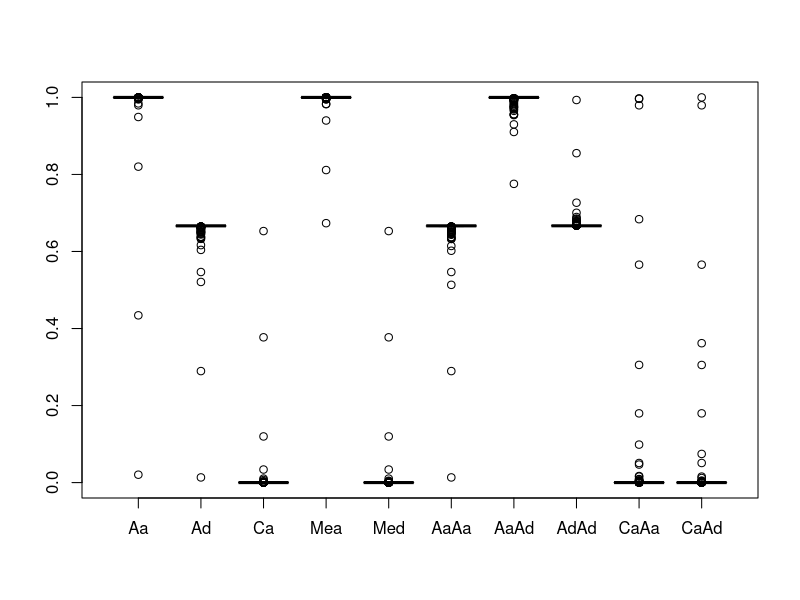
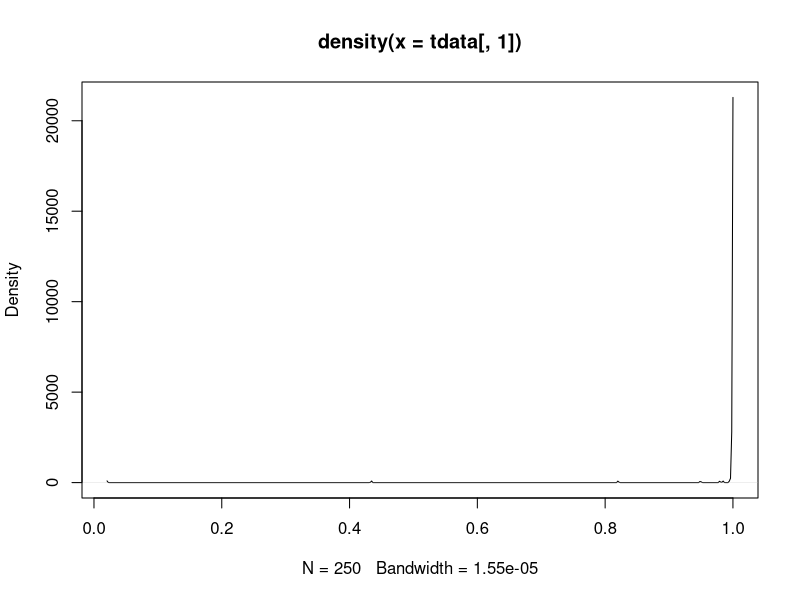
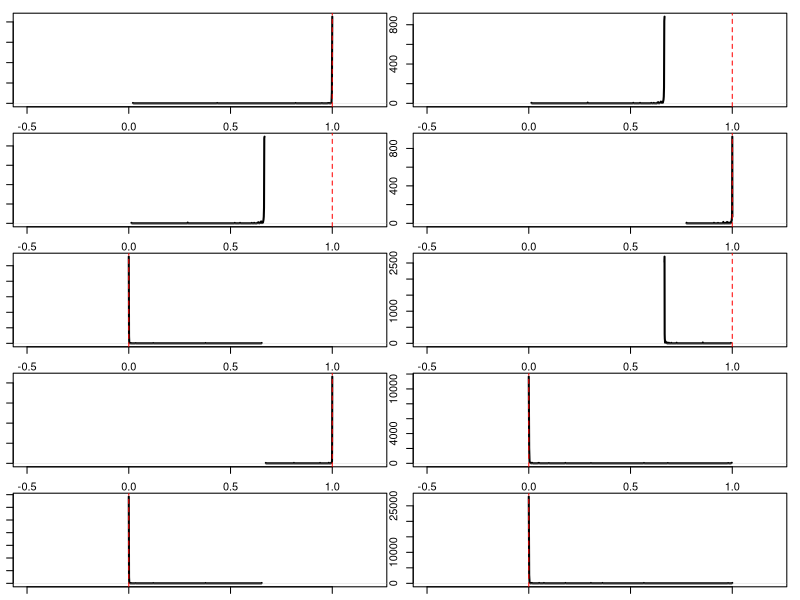

Here is the R script that generated these plots, in order:
#parsing data set 5
setwd("~/Desktop/Dropbox/papers/LCA/results/simulation.results")
data <- read.csv("6par.var.imp.csv", as.is=T)

row.names(data) <- data[,2]
data <- data[,3:252]
rowMeans(data)
tdata <- t(data)
boxplot(tdata)
plot(density(tdata[,1]))
par(mfcol=c(5,2))
a <- c(1,1,0,1,0,1,1,1,0,0)
for(i in 1:10){
  par(mar=c(1, 1, 1, 1))
  plot(density(tdata[,i]), main="", xlab="", xlim=c(-.5,1.2), lwd=2)
  foo <- par("usr")
  lines(x=c(a[i],a[i]), y = c(foo[3], foo[4]), col="red", lty=2)
}


data <- read.csv("6par.var.imp.csv", as.is=T)[,2]
names<- data
data <- read.csv("6par.est.csv", row.names=1)
colnames(data) <- c("mean", names)

colMeans(data)
data2 <- read.csv("6par.se.est.csv", row.names=1)
colnames(data2) <- colnames(data)
